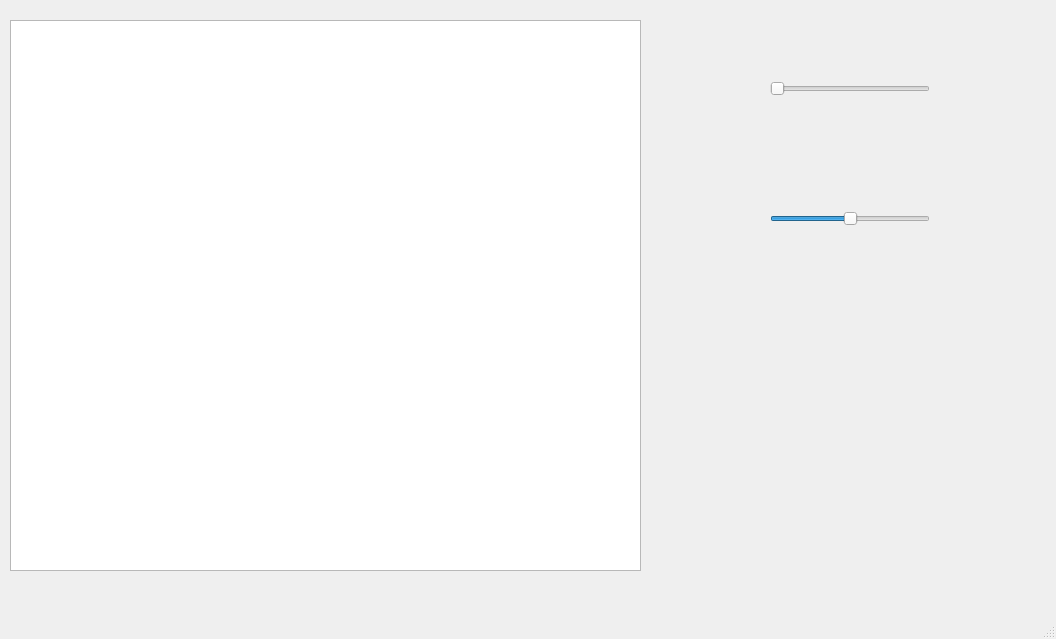
<?xml version="1.0" encoding="UTF-8"?>
<ui version="4.0">
 <class>MainWindow</class>
 <widget class="QMainWindow" name="MainWindow">
  <property name="geometry">
   <rect>
    <x>0</x>
    <y>0</y>
    <width>1056</width>
    <height>639</height>
   </rect>
  </property>
  <property name="windowTitle">
   <string>MainWindow</string>
  </property>
  <widget class="QWidget" name="centralwidget">
   <widget class="QGraphicsView" name="viewer">
    <property name="geometry">
     <rect>
      <x>10</x>
      <y>20</y>
      <width>631</width>
      <height>551</height>
     </rect>
    </property>
   </widget>
   <widget class="QSlider" name="q1">
    <property name="geometry">
     <rect>
      <x>770</x>
      <y>80</y>
      <width>160</width>
      <height>18</height>
     </rect>
    </property>
    <property name="minimum">
     <number>0</number>
    </property>
    <property name="maximum">
     <number>180</number>
    </property>
    <property name="orientation">
     <enum>Qt::Horizontal</enum>
    </property>
   </widget>
   <widget class="QSlider" name="q2">
    <property name="geometry">
     <rect>
      <x>770</x>
      <y>210</y>
      <width>160</width>
      <height>18</height>
     </rect>
    </property>
    <property name="minimum">
     <number>-180</number>
    </property>
    <property name="maximum">
     <number>180</number>
    </property>
    <property name="orientation">
     <enum>Qt::Horizontal</enum>
    </property>
   </widget>
  </widget>
  <widget class="QMenuBar" name="menubar">
   <property name="geometry">
    <rect>
     <x>0</x>
     <y>0</y>
     <width>1056</width>
     <height>26</height>
    </rect>
   </property>
  </widget>
  <widget class="QStatusBar" name="statusbar"/>
 </widget>
 <resources/>
 <connections/>
</ui>
